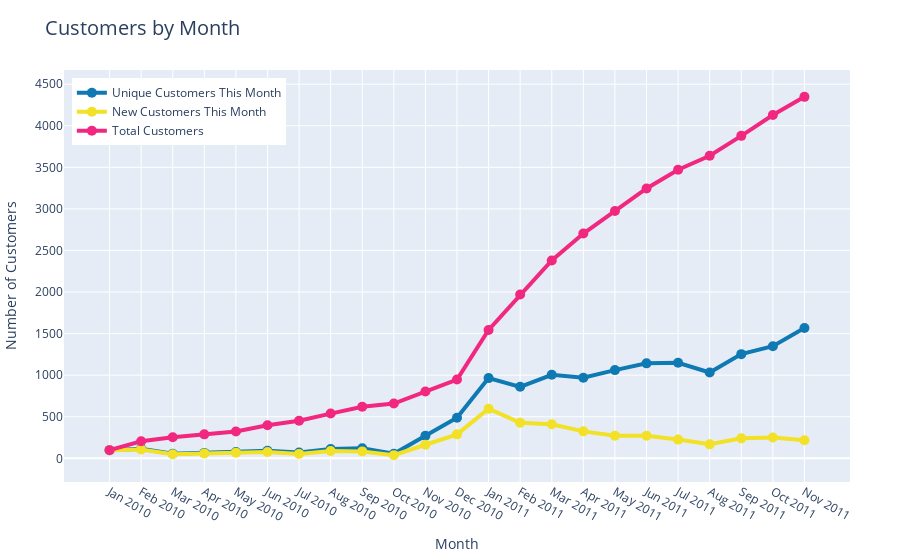

Source (notebook cell):
### Code cell
trace1 = go.Scatter(
                    x = customers["month"],
                    y = customers["unique_customers_this_month"],
                    mode = "lines+markers",
                    name = "Unique Customers This Month",
                    line = dict(width = 4),
                    marker = dict(
                                  size = 10,
                                  color = "#0E79B2"
                                 ),
                    hovertemplate = "%{x}<br>Unique Customers: %{y} <extra></extra>",
                  )
trace2 = go.Scatter(
                    x = customers["month"],
                    y = customers["new_customers_this_month"],
                    mode = "lines+markers",
                    name = "New Customers This Month",
                    line = dict(width = 4),
                    marker = dict(
                                  size = 10,
                                  color = "rgba(242, 225, 39, 1)"
                                 ),
                    hovertemplate = "%{x}<br>New Customers: %{y} <extra></extra>",
                  )
trace3 = go.Scatter(
                    x = customers["month"],
                    y = customers["total_customers"],
                    mode = "lines+markers",
                    name = "Total Customers",
                    line = dict(width = 4),
                    marker = dict(
                                  size = 10,
                                  color = "rgba(242, 39, 127, 1)"
                                 ),
                    hovertemplate = "%{x}<br>Total Customers: %{y} <extra></extra>",
                  )

line_data = [trace1, trace2, trace3]

layout = dict(
              title = "Customers by Month",
              titlefont = dict(size = 20),
              margin=dict(l=10, r=50, b=10, t=70, pad=0),
              xaxis= dict(title= "Month",ticklen = 5,zeroline = False),
              yaxis= dict(title= "Number of Customers"),
              legend=dict(
                          font = dict(size = 12),
                          yanchor = "top",
                          y=0.98,
                          x= 0.01
                         )
             )
fig = dict(data = line_data, layout = layout)
iplot(fig)

### Figure 1 — Plotly figure (JSON) as saved in the notebook; plotly's stock layout.template omitted (floating-point values rounded to 4 significant figures)
{"data": [{"hovertemplate": "%{x}<br>Unique Customers: %{y} <extra></extra>", "line": {"width": 4}, "marker": {"color": "#0E79B2", "size": 10}, "mode": "lines+markers", "name": "Unique Customers This Month", "type": "scatter", "x": ["Jan 2010", "Feb 2010", "Mar 2010", "Apr 2010", "May 2010", "Jun 2010", "Jul 2010", "Aug 2010", "Sep 2010", "Oct 2010", "Nov 2010", "Dec 2010", "Jan 2011", "Feb 2011", "Mar 2011", "Apr 2011", "May 2011", "Jun 2011", "Jul 2011", "Aug 2011", "Sep 2011", "Oct 2011", "Nov 2011"], "y": [98, 116, 55, 65, 76, 90, 70, 112, 122, 54, 271, 488, 965, 860, 1005, 970, 1061, 1142, 1149, 1032, 1253, 1348, 1567]}, {"hovertemplate": "%{x}<br>New Customers: %{y} <extra></extra>", "line": {"width": 4}, "marker": {"color": "rgba(242, 225, 39, 1)", "size": 10}, "mode": "lines+markers", "name": "New Customers This Month", "type": "scatter", "x": ["Jan 2010", "Feb 2010", "Mar 2010", "Apr 2010", "May 2010", "Jun 2010", "Jul 2010", "Aug 2010", "Sep 2010", "Oct 2010", "Nov 2010", "Dec 2010", "Jan 2011", "Feb 2011", "Mar 2011", "Apr 2011", "May 2011", "Jun 2011", "Jul 2011", "Aug 2011", "Sep 2011", "Oct 2011", "Nov 2011"], "y": [98, 107, 49, 59, 68, 76, 53, 87, 83, 38, 163, 288, 597, 427, 409, 324, 271, 271, 225, 168, 240, 251, 218]}, {"hovertemplate": "%{x}<br>Total Customers: %{y} <extra></extra>", "line": {"width": 4}, "marker": {"color": "rgba(242, 39, 127, 1)", "size": 10}, "mode": "lines+markers", "name": "Total Customers", "type": "scatter", "x": ["Jan 2010", "Feb 2010", "Mar 2010", "Apr 2010", "May 2010", "Jun 2010", "Jul 2010", "Aug 2010", "Sep 2010", "Oct 2010", "Nov 2010", "Dec 2010", "Jan 2011", "Feb 2011", "Mar 2011", "Apr 2011", "May 2011", "Jun 2011", "Jul 2011", "Aug 2011", "Sep 2011", "Oct 2011", "Nov 2011"], "y": [98, 205, 254, 288, 322, 398, 451, 538, 621, 659, 803, 947, 1544, 1971, 2380, 2704, 2975, 3246, 3471, 3639, 3879, 4130, 4348]}], "layout": {"legend": {"font": {"size": 12}, "x": 0.01, "y": 0.98, "yanchor": "top"}, "margin": {"b": 10, "l": 10, "pad": 0, "r": 50, "t": 70}, "title": {"font": {"size": 20}, "text": "Customers by Month"}, "xaxis": {"ticklen": 5, "title": {"text": "Month"}, "zeroline": false}, "yaxis": {"title": {"text": "Number of Customers"}}}}
